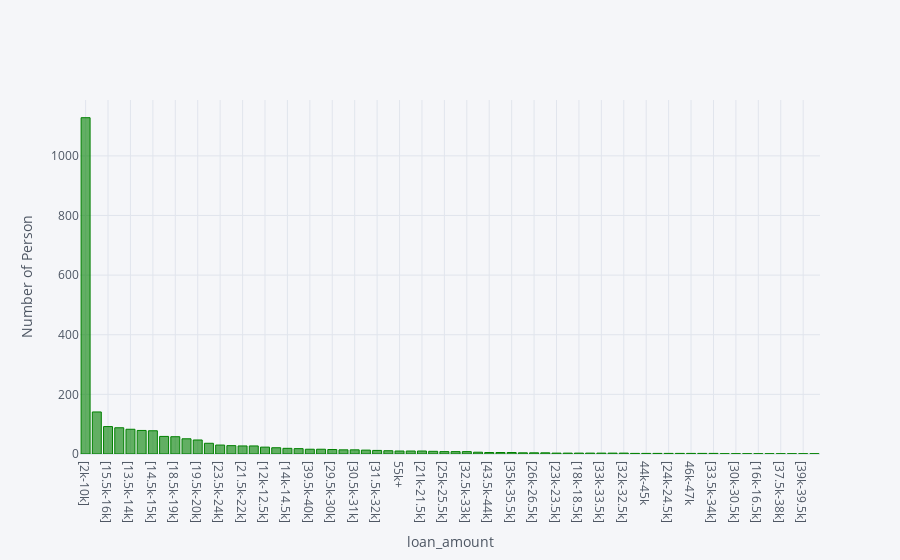

Notebook code for this chart:
### Code cell
(df3['loan_bins']).value_counts().iplot(kind='bar',xTitle='loan_amount', yTitle='Number of Person',color='green')

### Figure 1 — Plotly figure (JSON) as saved in the notebook; plotly's stock layout.template omitted (floating-point values rounded to 4 significant figures)
{"data": [{"marker": {"color": "rgba(0, 128, 0, 0.6)", "line": {"color": "rgba(0, 128, 0, 1.0)", "width": 1}}, "name": "loan_bins", "orientation": "v", "text": "", "type": "bar", "x": ["[2k-10k]", "[11.5k-12k]", "[15.5k-16k]", "[10.5k-11k]", "[13.5k-14k]", "[12.5k-13k]", "[14.5k-15k]", "[17.5k-18k]", "[18.5k-19k]", "[16.5k-17k]", "[19.5k-20k]", "[13k-13.5k]", "[23.5k-24k]", "[22.5k-23k]", "[21.5k-22k]", "[20.5k-21k]", "[12k-12.5k]", "[11k-11.5k]", "[14k-14.5k]", "[26.5k-27k]", "[39.5k-40k]", "[27k-28k]", "[29.5k-30k]", "[20k-20.5k]", "[30.5k-31k]", "[25.5k-26k]", "[31.5k-32k]", "[22k-22.5k]", "55k+", "[19k-19.5k]", "[21k-21.5k]", "[24.5k-25k]", "[25k-25.5k]", "[38.5k-39k]", "[32.5k-33k]", "[28k-28.5k]", "[43.5k-44k]", "[34.5k-35k]", "[35k-35.5k]", "50k-55k", "[26k-26.5k]", "[28.5k-29k]", "[23k-23.5k]", "[29k-29.5k]", "[18k-18.5k]", "[36.5k-37k]", "[33k-33.5k]", "[17k-17.5k]", "[32k-32.5k]", "[40.5k-41k]", "44k-45k", "49k-50k", "[24k-24.5k]", "[35.5k-36k]", "46k-47k", "45k-46k", "[33.5k-34k]", "[42.5k-43k]", "[30k-30.5k]", "48k-49k", "[16k-16.5k]", "[36k-36.5k]", "[37.5k-38k]", "[37k-37.5k]", "[39k-39.5k]", "[43k-43.5k]"], "y": [1128, 141, 92, 88, 83, 79, 78, 59, 58, 51, 47, 36, 30, 28, 27, 27, 23, 21, 19, 18, 16, 16, 15, 14, 14, 13, 12, 11, 10, 10, 10, 9, 8, 8, 8, 6, 5, 5, 5, 4, 4, 4, 3, 3, 3, 3, 3, 3, 3, 2, 2, 2, 2, 2, 2, 2, 2, 1, 1, 1, 1, 1, 1, 1, 1, 1]}], "layout": {"legend": {"bgcolor": "#F5F6F9", "font": {"color": "#4D5663"}}, "paper_bgcolor": "#F5F6F9", "plot_bgcolor": "#F5F6F9", "title": {"font": {"color": "#4D5663"}}, "xaxis": {"gridcolor": "#E1E5ED", "showgrid": true, "tickfont": {"color": "#4D5663"}, "title": {"font": {"color": "#4D5663"}, "text": "loan_amount"}, "zerolinecolor": "#E1E5ED"}, "yaxis": {"gridcolor": "#E1E5ED", "showgrid": true, "tickfont": {"color": "#4D5663"}, "title": {"font": {"color": "#4D5663"}, "text": "Number of Person"}, "zerolinecolor": "#E1E5ED"}}}
